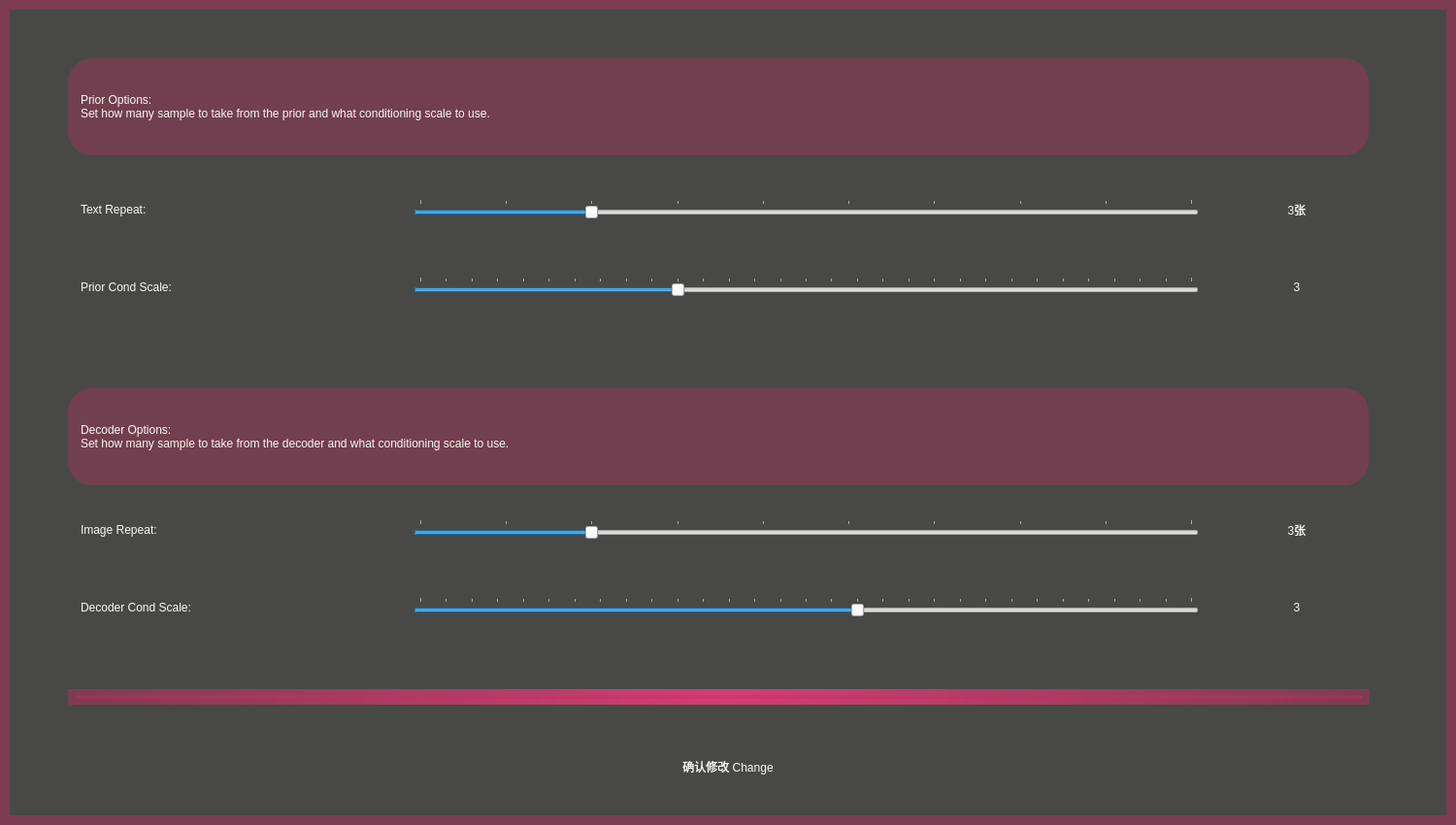
<?xml version="1.0" encoding="UTF-8"?>
<ui version="4.0">
 <class>Dialog</class>
 <widget class="QDialog" name="Dialog">
  <property name="geometry">
   <rect>
    <x>0</x>
    <y>0</y>
    <width>1500</width>
    <height>850</height>
   </rect>
  </property>
  <property name="minimumSize">
   <size>
    <width>1500</width>
    <height>850</height>
   </size>
  </property>
  <property name="maximumSize">
   <size>
    <width>1500</width>
    <height>850</height>
   </size>
  </property>
  <property name="windowTitle">
   <string>Dialog</string>
  </property>
  <widget class="QPushButton" name="ok_btn">
   <property name="geometry">
    <rect>
     <x>500</x>
     <y>760</y>
     <width>500</width>
     <height>60</height>
    </rect>
   </property>
   <property name="styleSheet">
    <string notr="true">QPushButton{         
	border-radius:30px;
font: 14pt &quot;Lucida Handwriting&quot;;
	color:rgb(248, 248, 242);      
	padding:6px;             
}

QPushButton:pressed{
	border-color:rgba(249, 38, 114, 250);
	background-color:rgba(249, 38, 114, 255);   
	border:3px solid rgba(249, 38, 114, 250);
	color:rgb(249, 38, 114, 250);
}

QPushButton:hover{
	background-color:rgba(255, 255, 255, 10);
	border:3px solid rgba(249, 38, 114, 200);
	color:rgb(249, 38, 114, 250);
}</string>
   </property>
   <property name="text">
    <string>确认修改 Change</string>
   </property>
  </widget>
  <widget class="QWidget" name="horizontalLayoutWidget_2">
   <property name="geometry">
    <rect>
     <x>70</x>
     <y>180</y>
     <width>1351</width>
     <height>71</height>
    </rect>
   </property>
   <layout class="QHBoxLayout" name="horizontalLayout_2" stretch="3,9,2">
    <item>
     <widget class="QLabel" name="label_3">
      <property name="minimumSize">
       <size>
        <width>350</width>
        <height>0</height>
       </size>
      </property>
      <property name="styleSheet">
       <string notr="true">
border-radius: 25px;
font: 14pt &quot;Franklin Gothic Book&quot;;
color:rgb(248, 248, 242);
padding-left:10px;</string>
      </property>
      <property name="text">
       <string>Text Repeat:</string>
      </property>
     </widget>
    </item>
    <item>
     <widget class="QSlider" name="horizontalSlider_text_repeat">
      <property name="minimum">
       <number>1</number>
      </property>
      <property name="maximum">
       <number>10</number>
      </property>
      <property name="pageStep">
       <number>1</number>
      </property>
      <property name="value">
       <number>3</number>
      </property>
      <property name="orientation">
       <enum>Qt::Horizontal</enum>
      </property>
      <property name="invertedAppearance">
       <bool>false</bool>
      </property>
      <property name="invertedControls">
       <bool>false</bool>
      </property>
      <property name="tickPosition">
       <enum>QSlider::TicksAbove</enum>
      </property>
     </widget>
    </item>
    <item>
     <widget class="QLabel" name="text_repeat_value">
      <property name="styleSheet">
       <string notr="true">
border-radius: 25px;
font: 14pt &quot;Franklin Gothic Book&quot;;
color:rgb(248, 248, 242);
padding-left:10px;</string>
      </property>
      <property name="text">
       <string>3张</string>
      </property>
      <property name="alignment">
       <set>Qt::AlignCenter</set>
      </property>
     </widget>
    </item>
   </layout>
  </widget>
  <widget class="QWidget" name="horizontalLayoutWidget_4">
   <property name="geometry">
    <rect>
     <x>70</x>
     <y>260</y>
     <width>1351</width>
     <height>71</height>
    </rect>
   </property>
   <layout class="QHBoxLayout" name="horizontalLayout_5" stretch="3,9,2">
    <item>
     <widget class="QLabel" name="prior_condscale_value_label">
      <property name="minimumSize">
       <size>
        <width>350</width>
        <height>0</height>
       </size>
      </property>
      <property name="styleSheet">
       <string notr="true">
border-radius: 25px;
font: 14pt &quot;Franklin Gothic Book&quot;;
color:rgb(248, 248, 242);
padding-left:10px;
</string>
      </property>
      <property name="text">
       <string>Prior Cond Scale:</string>
      </property>
     </widget>
    </item>
    <item>
     <widget class="QSlider" name="horizontalSlider_prior_cond_scale">
      <property name="minimum">
       <number>0</number>
      </property>
      <property name="maximum">
       <number>30</number>
      </property>
      <property name="pageStep">
       <number>10</number>
      </property>
      <property name="value">
       <number>10</number>
      </property>
      <property name="orientation">
       <enum>Qt::Horizontal</enum>
      </property>
      <property name="invertedAppearance">
       <bool>false</bool>
      </property>
      <property name="invertedControls">
       <bool>false</bool>
      </property>
      <property name="tickPosition">
       <enum>QSlider::TicksAbove</enum>
      </property>
     </widget>
    </item>
    <item>
     <widget class="QLabel" name="prior_cond_scale_value">
      <property name="styleSheet">
       <string notr="true">
border-radius: 25px;
font: 14pt &quot;Franklin Gothic Book&quot;;
color:rgb(248, 248, 242);
padding-left:10px;</string>
      </property>
      <property name="text">
       <string>3</string>
      </property>
      <property name="alignment">
       <set>Qt::AlignCenter</set>
      </property>
     </widget>
    </item>
   </layout>
  </widget>
  <widget class="QWidget" name="horizontalLayoutWidget_5">
   <property name="geometry">
    <rect>
     <x>70</x>
     <y>590</y>
     <width>1351</width>
     <height>71</height>
    </rect>
   </property>
   <layout class="QHBoxLayout" name="horizontalLayout_6" stretch="3,9,2">
    <item>
     <widget class="QLabel" name="label_12">
      <property name="minimumSize">
       <size>
        <width>350</width>
        <height>0</height>
       </size>
      </property>
      <property name="styleSheet">
       <string notr="true">
border-radius: 25px;
font: 14pt &quot;Franklin Gothic Book&quot;;
color:rgb(248, 248, 242);
padding-left:10px;</string>
      </property>
      <property name="text">
       <string>Decoder Cond Scale:</string>
      </property>
     </widget>
    </item>
    <item>
     <widget class="QSlider" name="horizontalSlider_decoder_cond_scale">
      <property name="minimum">
       <number>0</number>
      </property>
      <property name="maximum">
       <number>30</number>
      </property>
      <property name="pageStep">
       <number>10</number>
      </property>
      <property name="value">
       <number>17</number>
      </property>
      <property name="orientation">
       <enum>Qt::Horizontal</enum>
      </property>
      <property name="invertedAppearance">
       <bool>false</bool>
      </property>
      <property name="invertedControls">
       <bool>false</bool>
      </property>
      <property name="tickPosition">
       <enum>QSlider::TicksAbove</enum>
      </property>
     </widget>
    </item>
    <item>
     <widget class="QLabel" name="decoder_cond_scale_value">
      <property name="styleSheet">
       <string notr="true">
border-radius: 25px;
font: 14pt &quot;Franklin Gothic Book&quot;;
color:rgb(248, 248, 242);
padding-left:10px;</string>
      </property>
      <property name="text">
       <string>3</string>
      </property>
      <property name="alignment">
       <set>Qt::AlignCenter</set>
      </property>
     </widget>
    </item>
   </layout>
  </widget>
  <widget class="QWidget" name="horizontalLayoutWidget_3">
   <property name="geometry">
    <rect>
     <x>70</x>
     <y>510</y>
     <width>1351</width>
     <height>71</height>
    </rect>
   </property>
   <layout class="QHBoxLayout" name="horizontalLayout_3" stretch="3,9,2">
    <item>
     <widget class="QLabel" name="label_5">
      <property name="minimumSize">
       <size>
        <width>350</width>
        <height>0</height>
       </size>
      </property>
      <property name="styleSheet">
       <string notr="true">
border-radius: 25px;
font: 14pt &quot;Franklin Gothic Book&quot;;
color:rgb(248, 248, 242);
padding-left:10px;</string>
      </property>
      <property name="text">
       <string>Image Repeat:</string>
      </property>
     </widget>
    </item>
    <item>
     <widget class="QSlider" name="horizontalSlider_image_repeat">
      <property name="minimum">
       <number>1</number>
      </property>
      <property name="maximum">
       <number>10</number>
      </property>
      <property name="pageStep">
       <number>1</number>
      </property>
      <property name="value">
       <number>3</number>
      </property>
      <property name="orientation">
       <enum>Qt::Horizontal</enum>
      </property>
      <property name="invertedAppearance">
       <bool>false</bool>
      </property>
      <property name="invertedControls">
       <bool>false</bool>
      </property>
      <property name="tickPosition">
       <enum>QSlider::TicksAbove</enum>
      </property>
     </widget>
    </item>
    <item>
     <widget class="QLabel" name="image_repeat_value">
      <property name="styleSheet">
       <string notr="true">
border-radius: 25px;
font: 14pt &quot;Franklin Gothic Book&quot;;
color:rgb(248, 248, 242);
padding-left:10px;</string>
      </property>
      <property name="text">
       <string>3张</string>
      </property>
      <property name="alignment">
       <set>Qt::AlignCenter</set>
      </property>
     </widget>
    </item>
   </layout>
  </widget>
  <widget class="QLabel" name="label_14">
   <property name="geometry">
    <rect>
     <x>70</x>
     <y>400</y>
     <width>1340</width>
     <height>100</height>
    </rect>
   </property>
   <property name="styleSheet">
    <string notr="true">background-color:rgba(206, 41, 99, 80);
border-radius: 25px;
font: 14pt &quot;Franklin Gothic Book&quot;;
color:rgb(248, 248, 242);
padding-left:10px;</string>
   </property>
   <property name="text">
    <string>Decoder Options: 
Set how many sample to take from the decoder and what conditioning scale to use.</string>
   </property>
  </widget>
  <widget class="QWidget" name="widget" native="true">
   <property name="geometry">
    <rect>
     <x>0</x>
     <y>0</y>
     <width>1500</width>
     <height>850</height>
    </rect>
   </property>
   <property name="styleSheet">
    <string notr="true">background-color:rgba(26, 27, 24, 200);
border:10px solid rgba(206, 41, 99,100);</string>
   </property>
   <widget class="QWidget" name="widget_2" native="true">
    <property name="geometry">
     <rect>
      <x>70</x>
      <y>710</y>
      <width>1341</width>
      <height>16</height>
     </rect>
    </property>
    <property name="minimumSize">
     <size>
      <width>0</width>
      <height>5</height>
     </size>
    </property>
    <property name="styleSheet">
     <string notr="true">background-color:qlineargradient(spread:pad, x1:0, y1:0, x2:1, y2:0, stop:0 rgba(211, 63, 115, 0), stop:0.506452 rgba(214, 75, 124, 255), stop:1 rgba(206, 41, 99, 0));</string>
    </property>
   </widget>
  </widget>
  <widget class="QLabel" name="label_11">
   <property name="geometry">
    <rect>
     <x>70</x>
     <y>60</y>
     <width>1340</width>
     <height>100</height>
    </rect>
   </property>
   <property name="styleSheet">
    <string notr="true">background-color:rgba(206, 41, 99, 80);
border-radius: 25px;
font: 14pt &quot;Franklin Gothic Book&quot;;
color:rgb(248, 248, 242);
padding-left:10px;</string>
   </property>
   <property name="text">
    <string>Prior Options:
Set how many sample to take from the prior and what conditioning scale to use.</string>
   </property>
  </widget>
  <zorder>widget</zorder>
  <zorder>ok_btn</zorder>
  <zorder>horizontalLayoutWidget_2</zorder>
  <zorder>horizontalLayoutWidget_4</zorder>
  <zorder>horizontalLayoutWidget_5</zorder>
  <zorder>horizontalLayoutWidget_3</zorder>
  <zorder>label_14</zorder>
  <zorder>label_11</zorder>
 </widget>
 <resources/>
 <connections/>
</ui>
